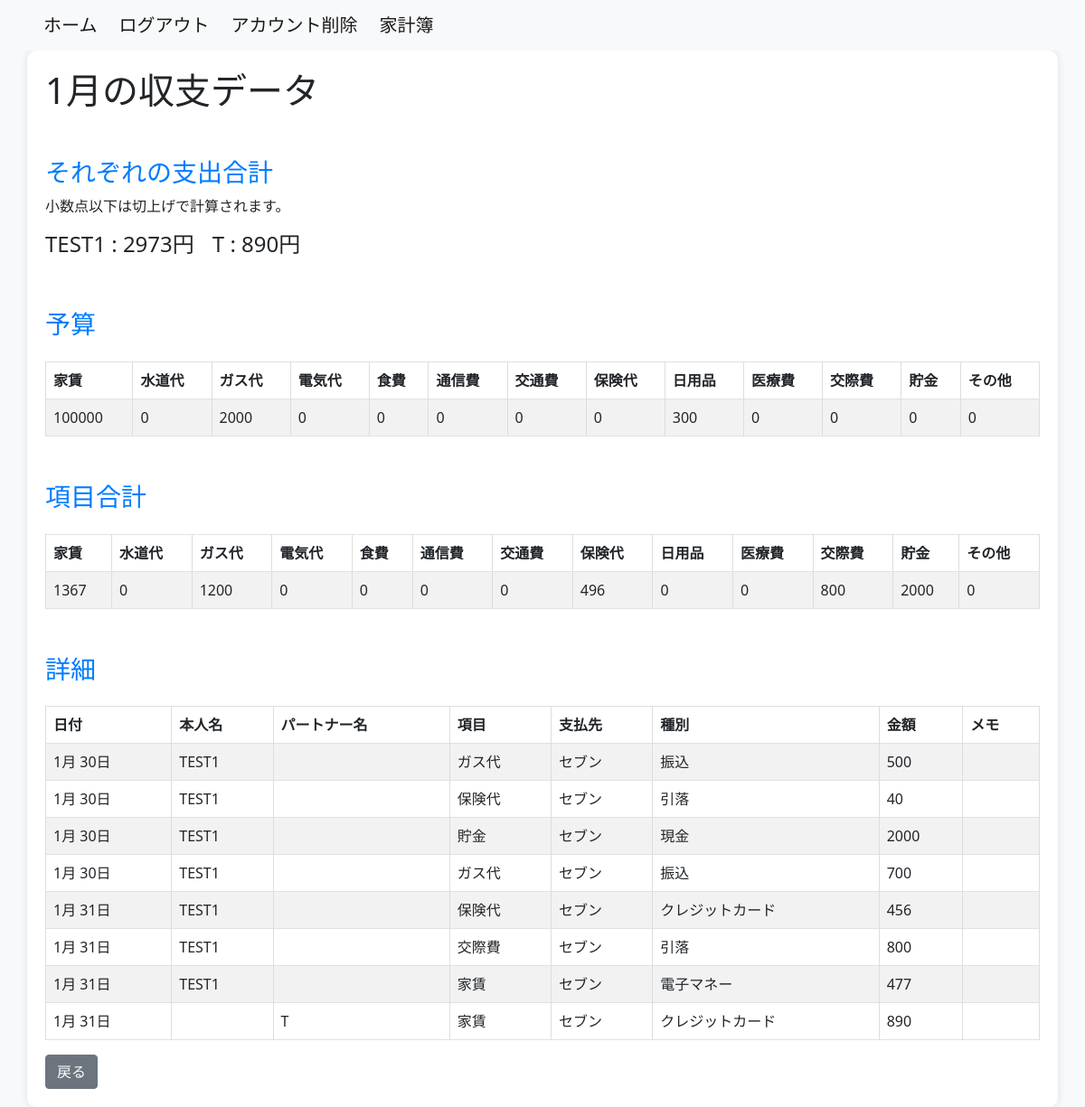
/household_budget/monthly_data/2024-1/ (signed in), run on an earlier commit of the app's database.
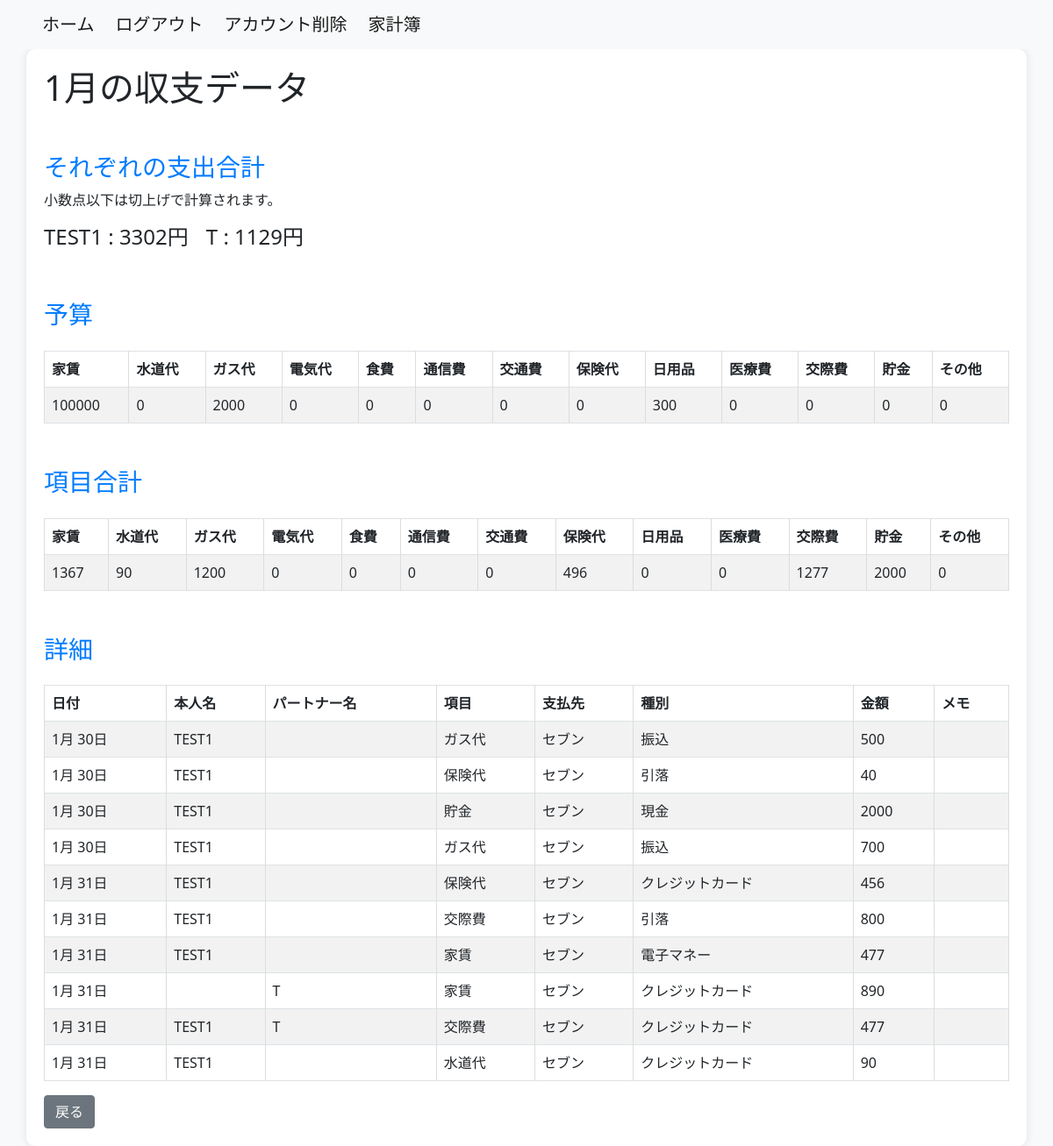
And on a later commit of the database.
### household_budget/models.py (models this page shows, shortened)
class Transaction(models.Model):
    user = models.ForeignKey(settings.AUTH_USER_MODEL, on_delete=models.CASCADE)
    event_date = models.DateField()
    name_1 = models.CharField(max_length=20, default='', null=True)
    name_2 = models.CharField(max_length=20, default='', null=True)
    category = models.ForeignKey(Category, on_delete=models.CASCADE)
    payment_type = models.ForeignKey(PaymentType, on_delete=models.CASCADE)
    vendor_name = models.ForeignKey(Vendor, on_delete=models.CASCADE, related_name='vendor_transactions')
    amount = models.IntegerField(default=0)
    memo = models.TextField(null=True)
    class Meta:
        db_table = 'transaction'
        ordering = ['event_date']

class Budget(models.Model):
    user = models.ForeignKey(settings.AUTH_USER_MODEL, on_delete=models.CASCADE)
    event_date = models.DateField(default=datetime.date.today)
    rent_budget = models.IntegerField(default=0)
    water_supply_budget = models.IntegerField(default=0)
    gas_budget = models.IntegerField(default=0)
    electricity_budget = models.IntegerField(default=0)
    food_expenses_budget = models.IntegerField(default=0)
    communication_expenses_budget = models.IntegerField(default=0)
    transportation_expenses_budget = models.IntegerField(default=0)
    insurance_fee_budget = models.IntegerField(default=0)
    daily_necessities_budget = models.IntegerField(default=0)
    medical_bills_budget = models.IntegerField(default=0)
    entertainment_expenses_budget = models.IntegerField(default=0)
    saving_budget = models.IntegerField(default=0)
    add_item_budget = models.IntegerField(default=0)
    class Meta:
        db_table = 'Budget'

class Category(models.Model):
    category_name = models.CharField(max_length=50)
    class Meta:
        db_table = 'category'

class Vendor(models.Model):
    user = models.ForeignKey(settings.AUTH_USER_MODEL, on_delete=models.CASCADE)
    vendor_name = models.CharField(max_length=50)
    class Meta:
        db_table = 'vendor'

class PaymentType(models.Model):
    payment_type = models.CharField(max_length=20)
    class Meta:
        db_table = 'pament_type'

### household_budget/views.py (the view)
# urls.py: path('monthly_data/<int:year>-<int:month>/', M_DataView.as_view(), name='monthly_data'),
@method_decorator(login_required(login_url='/login/'), name='dispatch')
class M_DataView(TemplateView):
    template_name = 'm_data.html'
    def get_context_data(self, **kwargs):
        context = super().get_context_data(**kwargs)
        year = self.kwargs.get('year')
        month = self.kwargs.get('month')
        first_day_of_month = timezone.datetime(int(year), int(month), 1)
        if first_day_of_month.month == 12:
            next_month = 1
            next_year = first_day_of_month.year + 1
        else:
            next_month = first_day_of_month.month + 1
            next_year = first_day_of_month.year
        last_day_of_month = timezone.datetime(next_year, next_month, 1) - timezone.timedelta(days=1)
        monthly_summary = Transaction.objects.filter(
            user=self.request.user,
            event_date__year=year,
            event_date__month=month
        ).values('category__category_name') \
            .annotate(total_amount=Coalesce(Sum('amount'), Value(0)))
        categories = ['家賃', '水道代', 'ガス代', '電気代', '食費', '通信費', '交通費', '保険代', '日用品', '医療費', '交際費', '貯金', 'その他']
        monthly_summary_total= Transaction.objects.filter(
            user=self.request.user,
            event_date__year=year,
            event_date__month=month
        ).values('category__category_name') \
            .annotate(total_amount=Sum('amount'))
        transaction_data = Transaction.objects.filter(user=self.request.user)
        name1_only_monthly_amount = Transaction.objects.filter(
            Q(user=self.request.user) &
            Q(name_1__isnull=False) & ~Q(name_1=''),
            ~Q(category_id=1) & ~Q(category_id=13),
            event_date__range=[first_day_of_month, last_day_of_month]
        ).aggregate(name1_has_data_total_amount=Sum('amount'))['name1_has_data_total_amount'] or 0
        name2_only_monthly_amount = Transaction.objects.filter(
            Q(user=self.request.user) &
            Q(name_2__isnull=False) & ~Q(name_2=''),
            ~Q(category_id=1) & ~Q(category_id=13),
            event_date__range=[first_day_of_month, last_day_of_month]
        ).aggregate(name2_has_data_total_amount=Sum('amount'))['name2_has_data_total_amount'] or 0
        name_monthly_amount = Transaction.objects.filter(
            Q(user=self.request.user) &
            Q(name_1__isnull=False) & Q(name_2__isnull=False) & ~Q(name_1='') & ~Q(name_2=''),
            ~Q(category_id=1) & ~Q(category_id=13),
            event_date__range=[first_day_of_month, last_day_of_month]
        ).aggregate(name_both_total_amount=Sum('amount'))['name_both_total_amount'] or 0
        name_both_half_monthly_amount = math.ceil(name_monthly_amount / 2)
        category_totals_dict = {category_name: {'total_amount': 0} for category_name in categories}
        for category in monthly_summary:
            category_name = category['category__category_name']
            category_totals_dict[category_name] = {
                'total_amount': category['total_amount'] if category['total_amount'] is not None else 0
            }
        monthly_details = Transaction.objects.filter(
            user=self.request.user,
            event_date__year=year,
            event_date__month=month
            )
        latest_name1_transaction = monthly_details.filter(
            Q(name_1__isnull=False) & ~Q(name_1=''),
        ).order_by('-event_date').first()
        latest_name2_transaction = monthly_details.filter(
            Q(name_2__isnull=False) & ~Q(name_2=''),
        ).order_by('-event_date').first()
        latest_budget = Budget.objects.filter(
            user=self.request.user,
            event_date__year=year,
            event_date__month=month
            ).order_by('-event_date').first()
        name1_total_amount = name1_only_monthly_amount - name_monthly_amount + name_both_half_monthly_amount
        name2_total_amount = name2_only_monthly_amount - name_monthly_amount + name_both_half_monthly_amount
        context['year'] = year
        context['month'] = month
        context['category_totals'] = category_totals_dict
        context['monthly_details'] = monthly_details
        context['latest_budget'] = latest_budget
        context['name1_total_amount'] = name1_total_amount
        context['name2_total_amount'] = name2_total_amount
        context['name'] = transaction_data
        context['latest_name1_transaction'] = latest_name1_transaction
        context['latest_name2_transaction'] = latest_name2_transaction
        return context

### household_budget/templates/m_data.html (shortened to what this page needs)
{% extends 'base.html' %}
{% block content %}
{% load custom_filters %}
<div class="container">
    <h1>{{ month }}月の収支データ</h1>
      <h3>それぞれの支出合計</h3>
      <p>小数点以下は切上げで計算されます。</p>
      <div style="display: flex; gap: 20px;">
      <h4>{{ latest_name1_transaction.name_1 }} : {{ name1_total_amount }}円</h2>
      <h4>{{ latest_name2_transaction.name_2 }} : {{ name2_total_amount }}円</h2>
      </div>
    <h3>予算</h3>
    <table class="table table-striped table-bordered mt-4">
        <thead class="thead-dark">
            <tr>
                <th>家賃</th>
                <th>水道代</th>
                <th>ガス代</th>
                <th>電気代</th>
                <th>食費</th>
                <th>通信費</th>
                <th>交通費</th>
                <th>保険代</th>
                <th>日用品</th>
                <th>医療費</th>
                <th>交際費</th>
                <th>貯金</th>
                <th>その他</th>
            </tr>
        </thead>
        <tbody>
            <tr>
                <td>{{ latest_budget.rent_budget }}</td>
                <td>{{ latest_budget.water_supply_budget }}</td>
                <td>{{ latest_budget.gas_budget }}</td>
                <td>{{ latest_budget.electricity_budget }}</td>
                <td>{{ latest_budget.food_expenses_budget }}</td>
                <td>{{ latest_budget.communication_expenses_budget }}</td>
                <td>{{ latest_budget.transportation_expenses_budget }}</td>
                <td>{{ latest_budget.insurance_fee_budget }}</td>
                <td>{{ latest_budget.daily_necessities_budget }}</td>
                <td>{{ latest_budget.medical_bills_budget }}</td>
                <td>{{ latest_budget.entertainment_expenses_budget }}</td>
                <td>{{ latest_budget.saving_budget }}</td>
                <td>{{ latest_budget.add_item_budget }}</td>
            </tr>
        </tbody>
    </table>
<h3>項目合計</h3>
<table class="table table-striped table-bordered mt-4">
    <thead class="thead-dark">
        <tr>
            {% for category_name, category_data in category_totals.items %}
                <th>{{ category_name }}</th>
            {% endfor %}
        </tr>
    </thead>
    <tbody>
        <tr>
            {% for category_name, category_data in category_totals.items %}
                <td>{{ category_data.total_amount }}</td>
            {% endfor %}
        </tr>
    </tbody>
</table>
    <h3>詳細</h3>
    <table class="table table-striped table-bordered mt-4">
        <thead class="thead-dark">
            <tr>
                <th>日付</th>
                <th>本人名</th>
                <th>パートナー名</th>
                <th>項目</th>
                <th>支払先</th>
                <th>種別</th>
                <th>金額</th>
                <th>メモ</th>
            </tr>
        </thead>
        <tbody>
            {% for detail in monthly_details %}
                <tr>
                    <td>{{ detail.event_date|date:"n月 j日" }}</td>
                    <td>{{ detail.name_1 }}</td>
                    <td>{{ detail.name_2 }}</td>
                    <td>{{ detail.category.category_name }}</td>
                    <td>{{ detail.vendor_name.vendor_name }}</td>
                    <td>{{ detail.payment_type.payment_type }}</td>
                    <td>{{ detail.amount }}</td>
                    <td>{{ detail.memo }}</td>
                </tr>
            {% endfor %}
        </tbody>
    </table>
<a href="{% url 'accounts:data_2024' %}" class="btn btn-secondary ml-2">戻る</a>
</div>
</html>
{% endblock %}

### templates/base.html (shortened to what this page needs)
<!DOCTYPE html>
<html lang="ja">
   <head>
      <link href="https://cdn.jsdelivr.net/npm/bootstrap@5.0.2/dist/css/bootstrap.min.css" rel="stylesheet">
   </head>
   <body>
      <nav class="navbar navbar-expand-lg navbar-light bg-light">
         <a class="navbar-brand ms-5" href="{% url 'accounts:home' %}">ホーム</a>
         {% if user.is_authenticated %}
         <a class="navbar-brand ms-2" href="{% url 'accounts:logout' %}">ログアウト</a>
         <a class="navbar-brand ms-2" href="{% url 'accounts:delete' %}">アカウント削除</a>
         {% else %}
         <a class="navbar-brand ms-2" href="{% url 'accounts:login' %}">ログイン</a>
         <a class="navbar-brand ms-2" href="{% url 'accounts:regist' %}">アカウント登録</a>
         {% endif %}
         <a class="navbar-brand ms-2" href="{% url 'accounts:user' %}">家計簿</a>
      </nav>
      {% block content %}{% endblock %}
   </body>
</html>

### household_budget/templates/m_data.html (style rules this page uses)
body { background-color: #f8f9fa; }
.container { background-color: #fff; border-radius: 10px; box-shadow: 0 0 10px rgba(0, 0, 0, 0.1); padding: 20px; }
h3 { margin-top: 50px; color: #007bff; }
table { width: 100%; border-collapse: collapse; margin-top: 10px; }
th, td { border: 2px solid #ddd; padding: 8px; text-align: left; }

What changed in the data, as far as the page shows it:
added Transaction: event_date "1月 31日", name_1 "TEST1", name_2 "T", category.category_name "交際費", vendor_name.vendor_name "セブン", payment_type.payment_type "クレジットカード", amount "477"
added Transaction: event_date "1月 31日", name_1 "TEST1", category.category_name "水道代", vendor_name.vendor_name "セブン", payment_type.payment_type "クレジットカード", amount "90"
Also different on the page:
{{ name1_total_amount }}: "2973" → "3302"
{{ name2_total_amount }}: "890" → "1129"
new list line: "90"
new list line: "1277"
list line gone: "800"
list line gone: "0"
